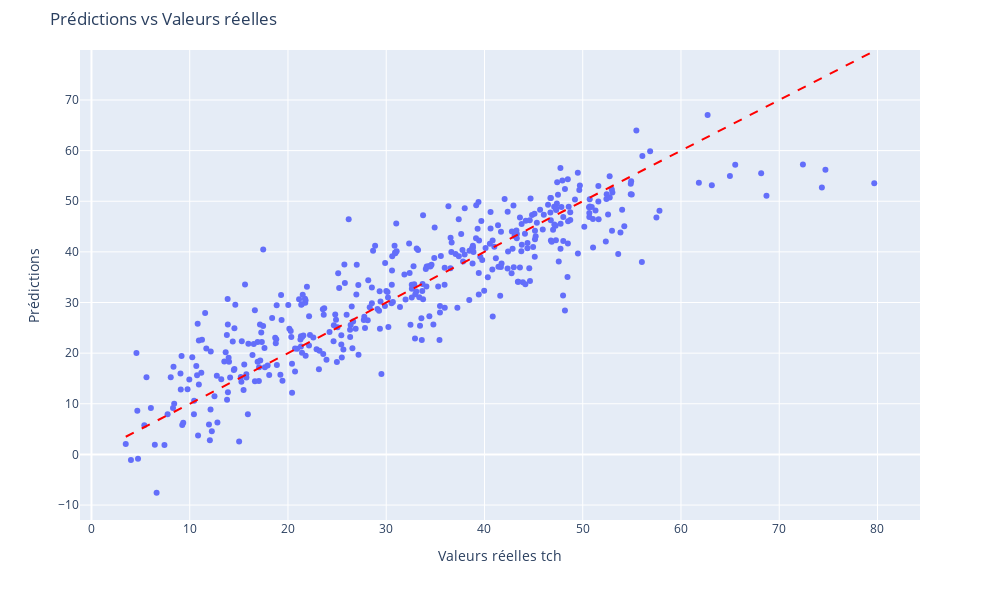

Notebook source saved alongside this figure:
### Code cell
# Création du DataFrame pour Plotly Express
df_plot = pd.DataFrame({
    'y_test': y_test,
    'y_pred': loaded_model.predict(x_test)
})

# Scatter plot
fig = px.scatter(
    df_plot,
    x='y_test',
    y='y_pred',
    labels={'y_test': 'Valeurs réelles tch', 'y_pred': 'Prédictions'},
    title='Prédictions vs Valeurs réelles'
)

# Ajouter une ligne y=x pour visualiser l’idéal
fig.add_shape(
    type='line',
    x0=df_plot['y_test'].min(),
    y0=df_plot['y_test'].min(),
    x1=df_plot['y_test'].max(),
    y1=df_plot['y_test'].max(),
    line=dict(color='red', dash='dash')
)
fig.update_layout(width=1000, height=600)
fig.update_layout(
    width=1000, height=600,
    margin=dict(t=50)
)

fig.show()

### Figure 1 — Plotly figure (JSON) as saved in the notebook; plotly's stock layout.template omitted (floating-point values rounded to 4 significant figures; data arrays with more than 128 entries replaced by an {"elided": "..."} marker saying what was removed)
{"data": [{"hovertemplate": "Valeurs réelles tch=%{x}<br>Prédictions=%{y}<extra></extra>", "legendgroup": "", "marker": {"color": "#636efa", "symbol": "circle"}, "mode": "markers", "name": "", "orientation": "v", "showlegend": false, "type": "scatter", "x": {"elided": "417 float values"}, "xaxis": "x", "y": {"elided": "417 float values"}, "yaxis": "y"}], "layout": {"height": 600, "legend": {"tracegroupgap": 0}, "margin": {"t": 50}, "shapes": [{"line": {"color": "red", "dash": "dash"}, "type": "line", "x0": 3.49, "x1": 79.67, "y0": 3.49, "y1": 79.67}], "title": {"text": "Prédictions vs Valeurs réelles"}, "width": 1000, "xaxis": {"anchor": "y", "domain": [0, 1], "title": {"text": "Valeurs réelles tch"}}, "yaxis": {"anchor": "x", "domain": [0, 1], "title": {"text": "Prédictions"}}}}
